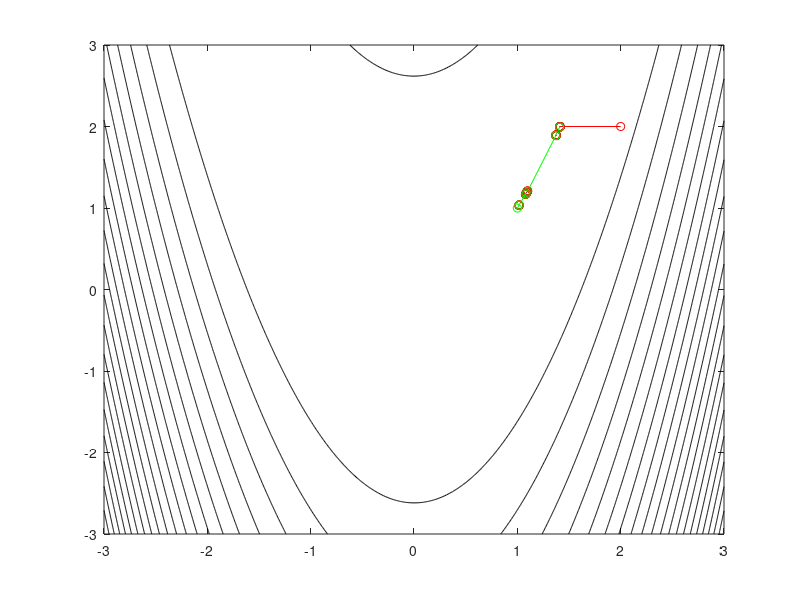

This figure's MATLAB source:
clear all
% Conjugate gradients without Gram-Schmidt ortogonalization

[X,Y] = meshgrid(-3:0.01:3);
F = 100*(Y-X.^2).^2 + (1-X).^2;

contour(X,Y,F,20,'k')
hold on

X0 = [2; 2];


for epochs = 1:10
    
    disp (epochs)

% minimization according to i
Si = [1; 0];
gamma = 0.001;
Fold = 100*(X0(2)-X0(1)^2)^2+(1-X0(1))^2;
X1 = X0 + gamma*Si;
X2 = X0 - gamma*Si;
F1 = 100*(X1(2)-X1(1)^2)^2+(1-X1(1))^2;
F2 = 100*(X2(2)-X2(1)^2)^2+(1-X2(1))^2;

Xold = X0;

if F2<F1
    gamma = -gamma;
    Fnew = F2; Xnew = X2;
else
    Fnew = F1; Xnew = X1;
end

while (Fnew<Fold)
   Xold = Xnew;
   Fold = Fnew;
   Xnew = Xold + gamma*Si;
   Fnew = 100*(Xnew(2)-Xnew(1)^2)^2+(1-Xnew(1))^2;
end

plot([X0(1) Xnew(1)],[X0(2) Xnew(2)],'or')
hold on
plot([X0(1) Xnew(1)],[X0(2) Xnew(2)],'r')
hold on
X0 = Xnew;
XC1 = X0;

% descent according to j
Sj = [0; 1];
gamma = 0.001;
Fold = 100*(X0(2)-X0(1)^2)^2+(1-X0(1))^2;
X1 = X0 + gamma*Sj;
X2 = X0 - gamma*Sj;
F1 = 100*(X1(2)-X1(1)^2)^2+(1-X1(1))^2;
F2 = 100*(X2(2)-X2(1)^2)^2+(1-X2(1))^2;

Xold = X0;

if F2<F1
    gamma = -gamma;
    Fnew = F2; Xnew = X2;
else
    Fnew = F1; Xnew = X1;
end

while (Fnew<Fold)
   Xold = Xnew;
   Fold = Fnew;
   Xnew = Xold + gamma*Sj;
   Fnew = 100*(Xnew(2)-Xnew(1)^2)^2+(1-Xnew(1))^2;
end

plot([X0(1) Xnew(1)],[X0(2) Xnew(2)],'or')
hold on
plot([X0(1) Xnew(1)],[X0(2) Xnew(2)],'r')
hold on
X0 = Xnew;

% descent according to i
Si = [1; 0];
gamma = 0.001;
Fold = 100*(X0(2)-X0(1)^2)^2+(1-X0(1))^2;
X1 = X0 + gamma*Si;
X2 = X0 - gamma*Si;
F1 = 100*(X1(2)-X1(1)^2)^2+(1-X1(1))^2;
F2 = 100*(X2(2)-X2(1)^2)^2+(1-X2(1))^2;

Xold = X0;

if F2<F1
    gamma = -gamma;
    Fnew = F2; Xnew = X2;
else
    Fnew = F1; Xnew = X1;
end

while (Fnew<Fold)
   Xold = Xnew;
   Fold = Fnew;
   Xnew = Xold + gamma*Si;
   Fnew = 100*(Xnew(2)-Xnew(1)^2)^2+(1-Xnew(1))^2;
end

plot([X0(1) Xnew(1)],[X0(2) Xnew(2)],'or')
hold on
plot([X0(1) Xnew(1)],[X0(2) Xnew(2)],'r')
hold on
X0 = Xnew;
XC3 = X0;

S31 = XC3-XC1;
plot([XC1(1) XC3(1)],[XC1(2) XC3(2)],'or')
hold on
plot([XC1(1) XC3(1)],[XC1(2) XC3(2)],'b')
hold on

% descent according to S31
gamma = 0.001;
Fold = 100*(X0(2)-X0(1)^2)^2+(1-X0(1))^2;
X1 = X0 + gamma*S31;
X2 = X0 - gamma*S31;
F1 = 100*(X1(2)-X1(1)^2)^2+(1-X1(1))^2;
F2 = 100*(X2(2)-X2(1)^2)^2+(1-X2(1))^2;

Xold = X0;

if F2<F1
    gamma = -gamma;
    Fnew = F2; Xnew = X2;
else
    Fnew = F1; Xnew = X1;
end

while (Fnew<Fold)
   Xold = Xnew;
   Fold = Fnew;
   Xnew = Xold + gamma*S31;
   Fnew = 100*(Xnew(2)-Xnew(1)^2)^2+(1-Xnew(1))^2;
end

plot([X0(1) Xnew(1)],[X0(2) Xnew(2)],'og')
hold on
plot([X0(1) Xnew(1)],[X0(2) Xnew(2)],'g')
hold on
X0 = Xnew
Fnew
end

hold off

